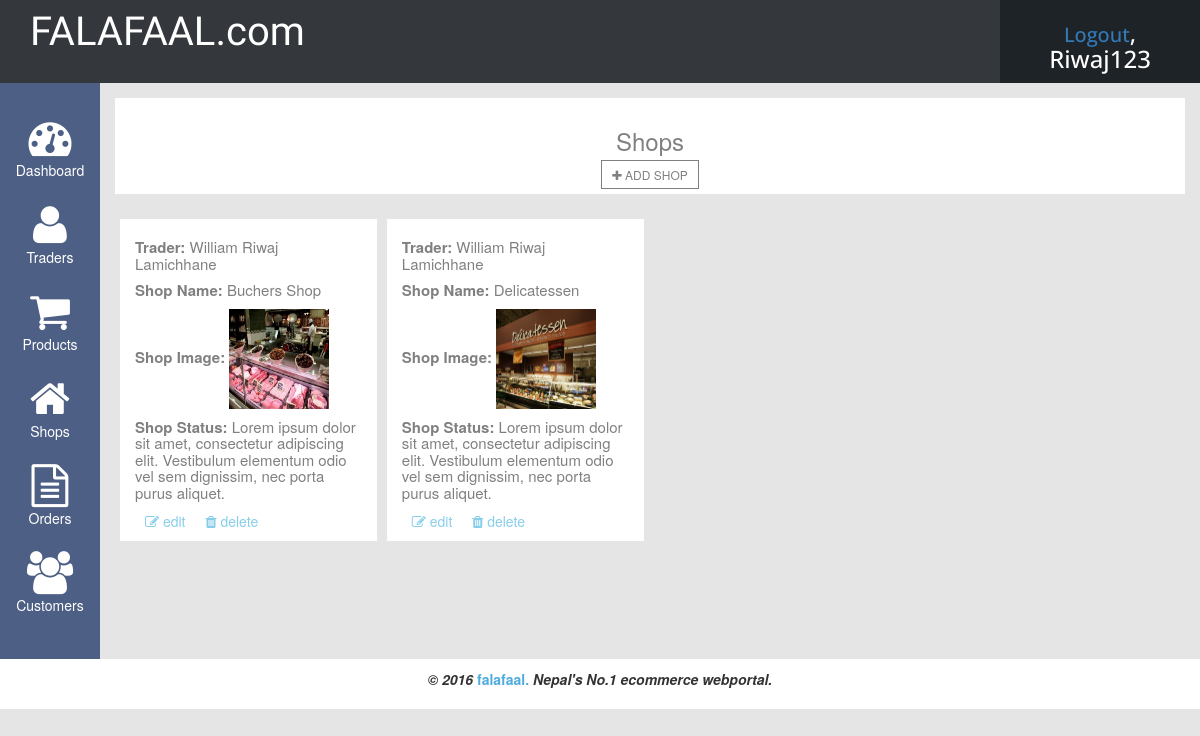
Screenshot of /admin/traders/shops.php (signed in) with the database file from the repository.
### tables this page shows
CREATE TABLE IF NOT EXISTS `shop` (
  `shop_id` int(11) NOT NULL AUTO_INCREMENT,
  `traders_id` int(11) NOT NULL,
  `shop_name` varchar(255) NOT NULL,
  `shop_image` varchar(255) NOT NULL,
  `shop_status` text NOT NULL,
  PRIMARY KEY (`shop_id`)
);

CREATE TABLE IF NOT EXISTS `traders` (
  `traders_id` int(11) NOT NULL AUTO_INCREMENT,
  `full_name` varchar(128) NOT NULL,
  `t_username` varchar(32) NOT NULL,
  `t_password` varchar(32) NOT NULL,
  `t_email` varchar(128) NOT NULL,
  PRIMARY KEY (`traders_id`)
);

### admin/traders/shops.php (the view, shortened to what this page needs)
<?php
 include("include/header.php");
?>
<div class="col-xs-12 col-sm-11 col-md-11">
	<div class="col-xs-12 col-sm-12 col-md-12 no-padding">
		<div class="main-title">
			<h3>shops</h3>
			<a href="addshop.php"><i class="fa fa-plus" aria-hidden="true"></i> add shop</a>
		</div>
	</div>
	<div class="col-xs-12 col-sm-12 col-md-12 no-padding">
		<div class="traders-list">
			<?php
				if(isset($_SESSION["traderuserid"])){
					$tid = $_SESSION["traderuserid"];
				$sql= "SELECT shop.shop_id, shop.shop_name, shop.shop_image, shop.shop_status, traders.full_name FROM shop, traders WHERE traders.traders_id = shop.traders_id AND traders.traders_id = '$tid'";
					$result=mysqli_query($connection, $sql) or die(mysqli_error());
					while($row = mysqli_fetch_assoc($result)){
						echo "<div class='traders-box'>";
						echo "<h4><span>trader: </span>".$row['full_name']."</h4>";
						echo "<h4><span>shop name: </span>".$row['shop_name']."</h4>";
						echo "<h4><span>shop image: </span> <img width='100' height='100' src='../images/".$row['shop_image']."'></h4>";
						echo "<h4><span>shop status: </span>".$row['shop_status']."</h4>";
						echo "<ul>"."<li>";
							echo "<a href=editshop.php?id=".$row['shop_id']."><i class='fa fa-pencil-square-o'></i> edit</a>"."</li>";
							echo "<li>"."<a onclick='return confirmDel()' href=?mode=del&id=".$row['shop_id']."><i class='fa fa-trash'></i> delete</a>";
							echo "</li>"."</ul>";
						echo "</div>";
					}
				}else{
					echo "There is no any shop.";
				}
			?>
		</div>
	</div>
</div>
<?php include("include/footer.php"); ?>

### admin/css/style.css (style rules this page uses)
body { font-family: 'Raleway', sans-serif; background: #e5e5e5!important; }
.no-padding { padding-left: 0!important; padding-right:0!important; }
.main-title { background: #ffffff; padding:10px 0px; margin-top:15px; text-align:center; }
.main-title h3 { text-transform: capitalize; color:gray; }
.main-title a:link, .main-title a:visited { text-decoration: none; text-transform: uppercase; color:gray; border:1px solid gray; padding:5px 10px; font-size:12px; }
.traders-list { margin:20px 0; }
.traders-box { width:24%; margin:5px 5px; padding:10px 15px; background: #ffffff; display:inline-block; }
.traders-box h4 { font-size:15px; color:gray; }
.traders-box h4 span { text-transform: capitalize; font-weight: bold; }
.traders-box ul { margin-bottom: 0; }
.traders-box ul li { display: inline-block; }
.traders-box ul li a:link, .traders-box ul li a:visited { text-decoration:none; padding:5px 10px; color:skyblue; text-align: right; }

### rows the page displays
shop: traders.full_name "William Riwaj Lamichhane", shop_name "Buchers Shop", shop_image (picture), shop_status "Lorem ipsum dolor sit amet, consectetur adipiscing elit. Vestibulum elementum odio vel sem dignissim, nec porta purus aliquet."
shop: traders.full_name "William Riwaj Lamichhane", shop_name "Delicatessen", shop_image (picture), shop_status "Lorem ipsum dolor sit amet, consectetur adipiscing elit. Vestibulum elementum odio vel sem dignissim, nec porta purus aliquet."

### other values shown
$tname "Riwaj123"
